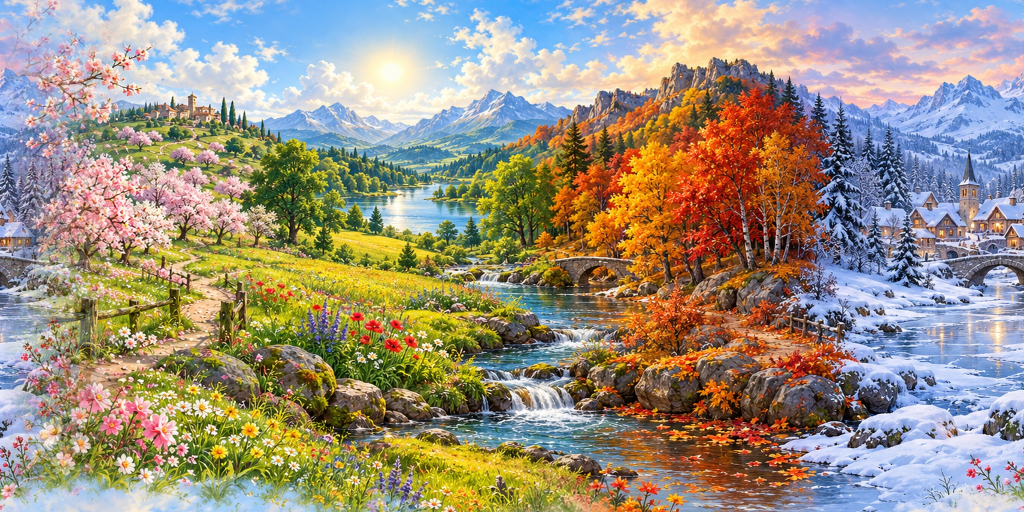
#> input picture boing_twist/images/10_seasons.jpg, 2048 x 1024 px (shown at 1/2 size)
$ python make_image.py ../../boing_twist/images/10_seasons.jpg out.png 100
#> lines starting #> are read from the running program, lines starting #| are printed output that depends on the picture
#!/usr/bin/env python3
# SPDX-License-Identifier: MIT
# Copyright (c) 2026 Chris Collins <chris@hitorro.com>
"""make_image.py - a picture for the AmigaOS 4 builds (a3d_draw.h's
g_image_load): scaled to fill W x H pixels of the drawing (640 x 512 is the
whole screen) and cropped to it, then written as

    "A3IM", width, height (16-bit big-endian), then R G B bytes, rows top
    to bottom

  python3 tools/make_image.py in.png out.img [W H] [options]

  --align top|centre|bottom   which part a crop keeps (default centre)
  --stretch                   resize to exactly W x H without keeping the
                              shape (a top-down playfield painting,
                              squashed into the view's tilt)
  --rows A B                  keep only the source's rows from A to B (fractions
                              of its height) first: a horizon line in the
                              painting moved to its bottom edge
  --vscale F                  squash the height by F (after --rows): more
                              of a panorama's sky in a short strip
  --wrap N                    blend the last N columns into the first, so a
                              panorama joins without a seam
  --fade-top N                the top N rows fade to each row's average
                              colour, so the top row carried on above the
                              picture (g_image_wrap) is a plain sky
  --over FILE X Y W           a picture on a black background laid on top,
                              W wide at X, Y (its black is see-through)
  --shade-bottom N            darken the bottom N rows (under text)
"""
import argparse
from PIL import Image, ImageChops

ap = argparse.ArgumentParser()
ap.add_argument("src")
ap.add_argument("dst")
ap.add_argument("size", nargs="*", type=int)
ap.add_argument("--align", default="centre", choices=["top", "centre", "center", "bottom"])
ap.add_argument("--stretch", action="store_true")
ap.add_argument("--rows", nargs=2, type=float)
ap.add_argument("--vscale", type=float, default=1.0)
ap.add_argument("--wrap", type=int, default=0)
ap.add_argument("--fade-top", type=int, default=0)
ap.add_argument("--over", nargs=4, action="append", default=[])
ap.add_argument("--shade-bottom", type=int, default=0)
a = ap.parse_args()
W, H = (a.size[0], a.size[1]) if len(a.size) >= 2 else (640, 512)

im = Image.open(a.src).convert("RGB")
#> im is the input picture: PIL image 2048x1024 RGB; mean R, G, B 153.9, 144.1, 128.3
if a.rows:
    im = im.crop((0, round(a.rows[0] * im.height), im.width, round(a.rows[1] * im.height)))
if a.vscale != 1.0:
    im = im.resize((im.width, round(im.height * a.vscale)), Image.LANCZOS)
if a.wrap:
    # cross-fade the right edge into the left, then drop the right edge
    n = a.wrap * im.width // W
    left = im.crop((0, 0, n, im.height))
    right = im.crop((im.width - n, 0, im.width, im.height))
    ramp = Image.linear_gradient("L").rotate(90, expand=True).resize((n, im.height))
    im.paste(Image.composite(left, right, ramp), (0, 0))
    im = im.crop((0, 0, im.width - n, im.height))
if a.stretch:
    im = im.resize((W, H), Image.LANCZOS)
scale = max(W / im.width, H / im.height)
#> scale = 0.5
im = im.resize((max(W, round(im.width * scale)), max(H, round(im.height * scale))), Image.LANCZOS)
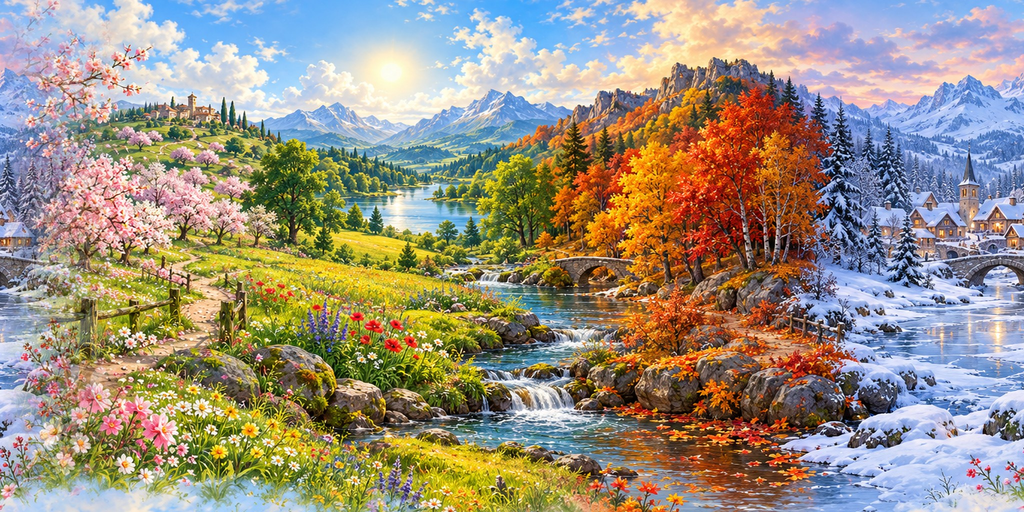
#> im: PIL image 1024x512 RGB; mean R, G, B 153.9, 144.1, 128.3
x0 = (im.width - W) // 2
#> x0 = 192
y0 = {"top": 0, "bottom": im.height - H}.get(a.align, (im.height - H) // 2)
#> y0 = 0
im = im.crop((x0, y0, x0 + W, y0 + H))
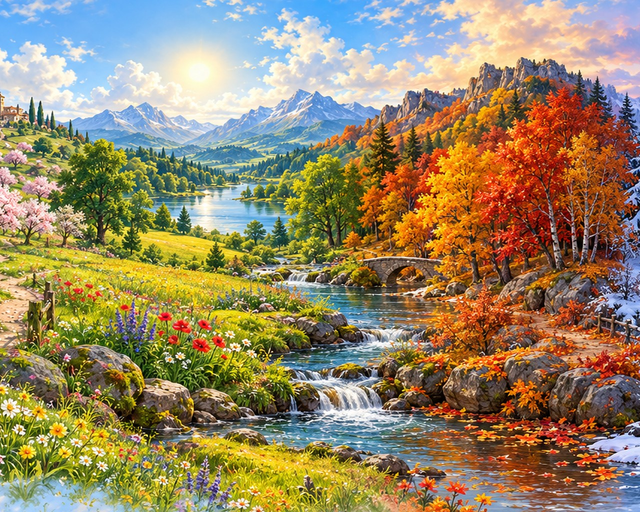
#> im: PIL image 640x512 RGB; mean R, G, B 150.1, 134.7, 102.2

if a.fade_top:
    px = im.load()
    for y in range(min(a.fade_top, H)):
        row = [px[x, y] for x in range(W)]
        avg = tuple(sum(c[i] for c in row) // W for i in range(3))
        t = y / a.fade_top                      # 0 at the top: all average
        for x in range(W):
            px[x, y] = tuple(round(avg[i] * (1 - t) + row[x][i] * t) for i in range(3))

for f, x, y, w in a.over:
    x, y, w = int(x), int(y), int(w)
    ov = Image.open(f).convert("RGB")
    ov = ov.resize((w, round(ov.height * w / ov.width)), Image.LANCZOS)
    # see-through where it is black: alpha from the brightest channel
    alpha = ov.split()[0]
    for c in ov.split()[1:]:
        alpha = ImageChops.lighter(alpha, c)
    alpha = alpha.point(lambda v: min(255, v * 5))
    im.paste(ov, (x, y), alpha)

if a.shade_bottom:
    px = im.load()
    for y in range(H - a.shade_bottom, H):
        k = 1 - 0.7 * (y - (H - a.shade_bottom) + 1) / a.shade_bottom
        for x in range(W):
            px[x, y] = tuple(round(v * k) for v in px[x, y])

with open(a.dst, "wb") as fo:
    fo.write(b"A3IM" + W.to_bytes(2, "big") + H.to_bytes(2, "big") + im.tobytes())
print(f"{a.dst}: {W} x {H} from {a.src}")

$ run again, on boing_twist/images/12_steampunk.jpg
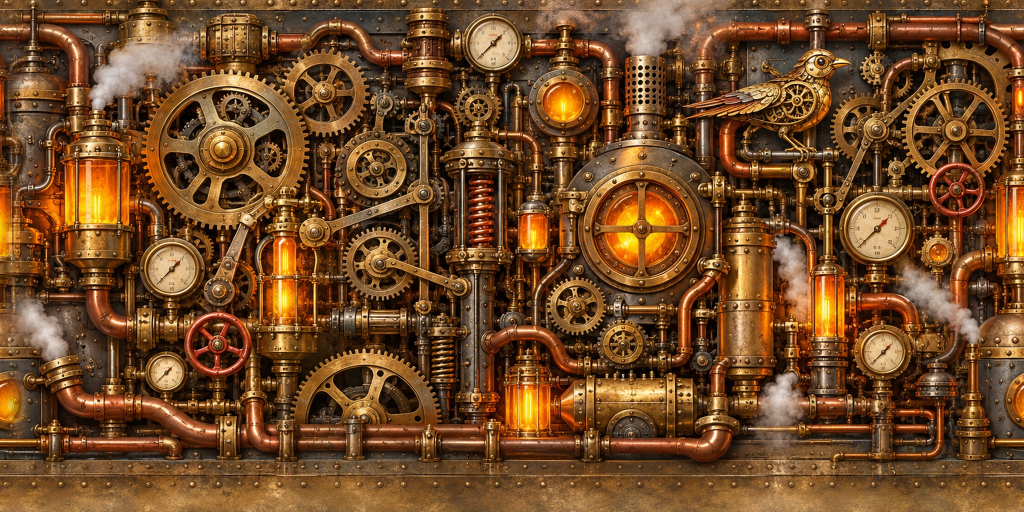
#> input picture boing_twist/images/12_steampunk.jpg, 2048 x 1024 px (shown at 1/2 size)
#> im is the input picture: PIL image 2048x1024 RGB; mean R, G, B 113.6, 73.8, 38.7
#> `im = im.resize((max(W, round(im.width * scale)), max(H, round(im.heigh..`:
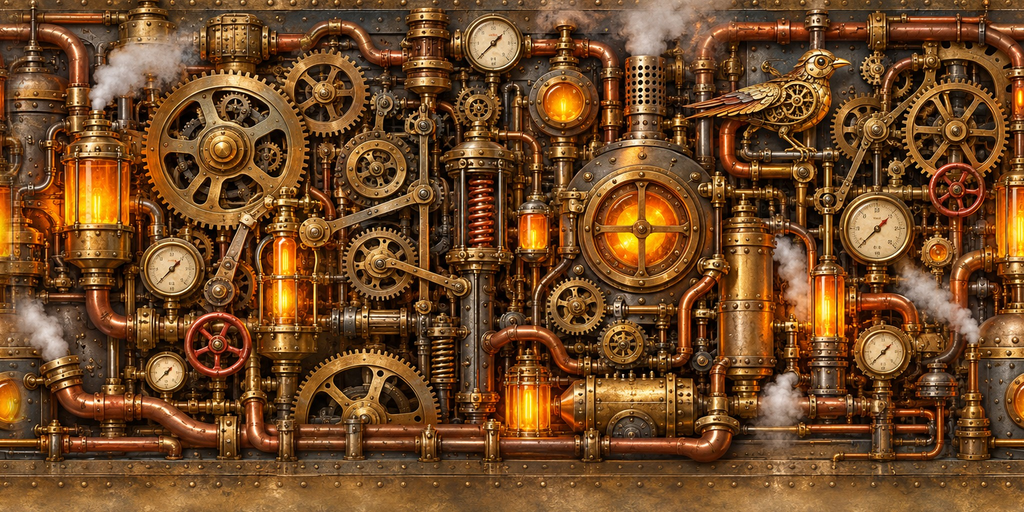
#> im: PIL image 1024x512 RGB; mean R, G, B 113.6, 73.8, 38.8
#> `im = im.crop((x0, y0, x0 + W, y0 + H))`:
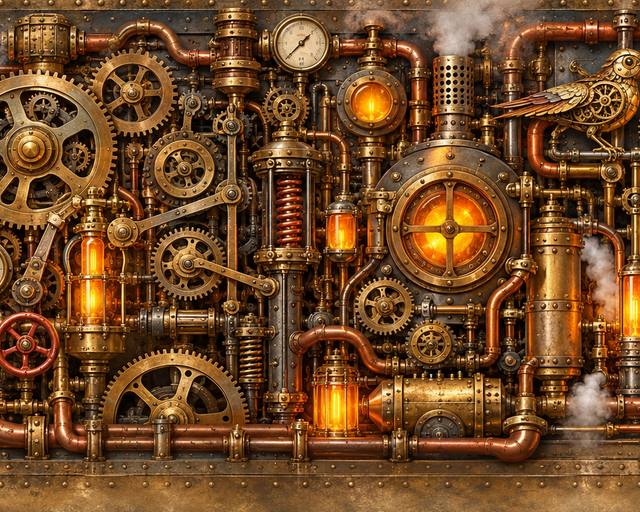
#> im: PIL image 640x512 RGB; mean R, G, B 112.7, 73.4, 38.3

$ run again, on boing_twist/images/13_alienworld.jpg
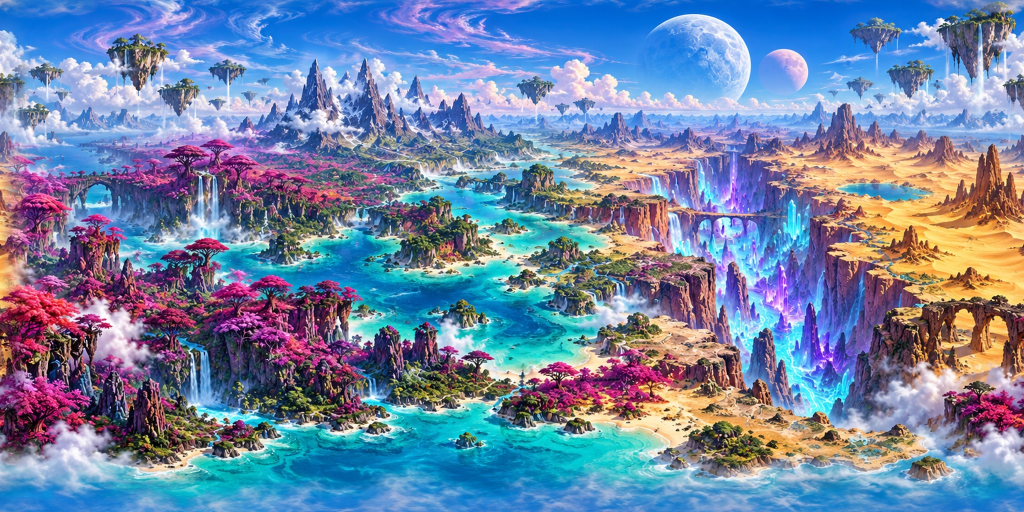
#> input picture boing_twist/images/13_alienworld.jpg, 2048 x 1024 px (shown at 1/2 size)
#> im is the input picture: PIL image 2048x1024 RGB; mean R, G, B 113.5, 132.4, 164.1
#> `im = im.resize((max(W, round(im.width * scale)), max(H, round(im.heigh..`:
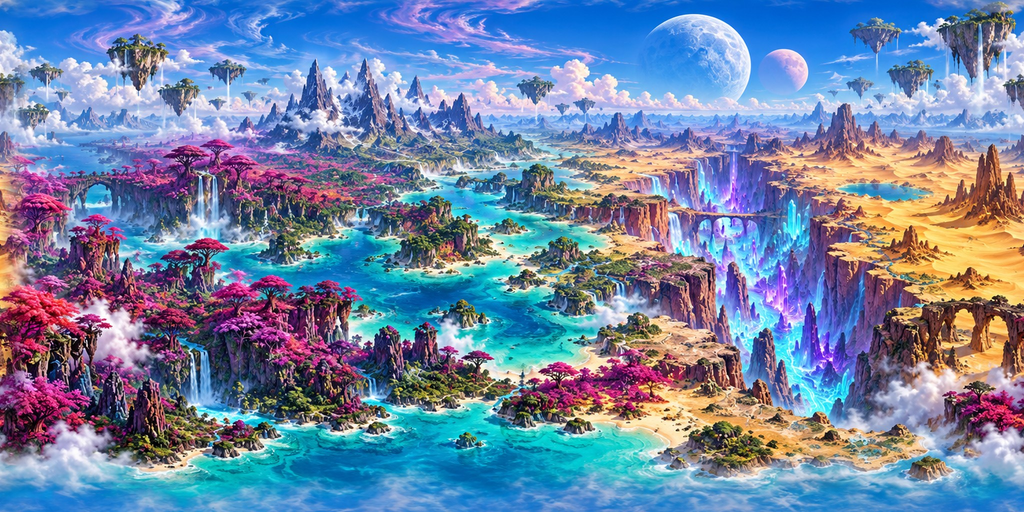
#> im: PIL image 1024x512 RGB; mean R, G, B 113.5, 132.4, 164.1
#> `im = im.crop((x0, y0, x0 + W, y0 + H))`:
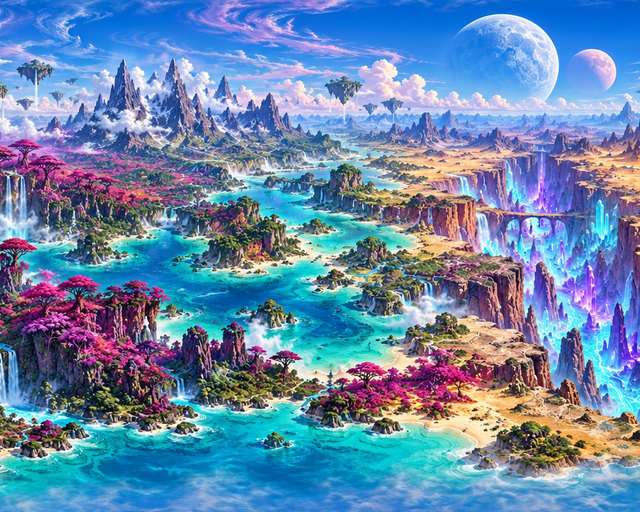
#> im: PIL image 640x512 RGB; mean R, G, B 103.7, 135.8, 171.8

$ run again, on boing_twist/images/14_butterflies.jpg
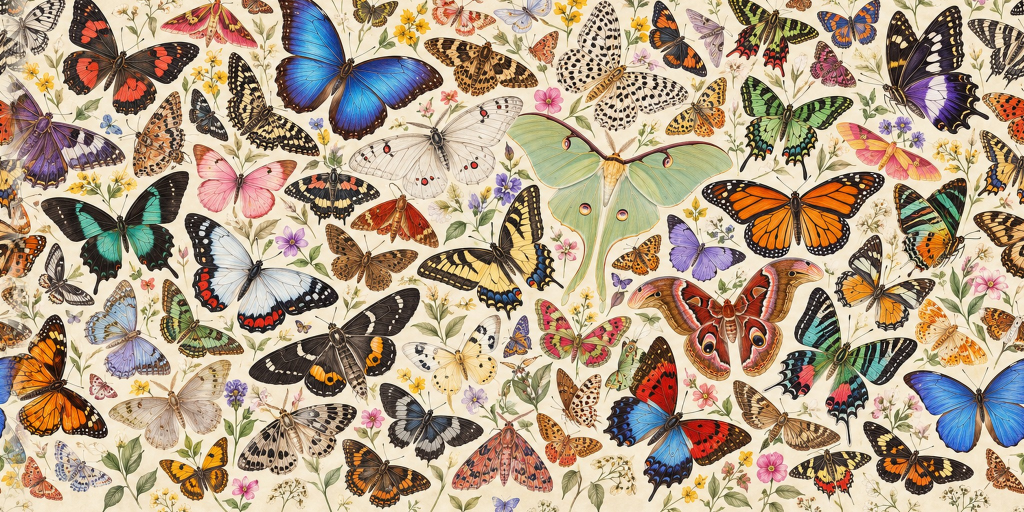
#> input picture boing_twist/images/14_butterflies.jpg, 2048 x 1024 px (shown at 1/2 size)
#> im is the input picture: PIL image 2048x1024 RGB; mean R, G, B 177.9, 157.6, 134.2
#> `im = im.resize((max(W, round(im.width * scale)), max(H, round(im.heigh..`:
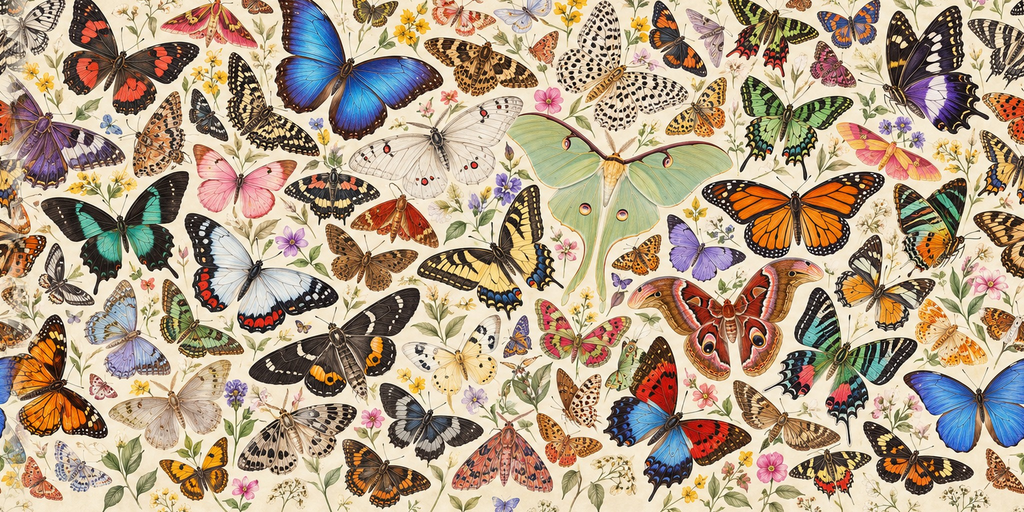
#> im: PIL image 1024x512 RGB; mean R, G, B 177.8, 157.6, 134.2
#> `im = im.crop((x0, y0, x0 + W, y0 + H))`:
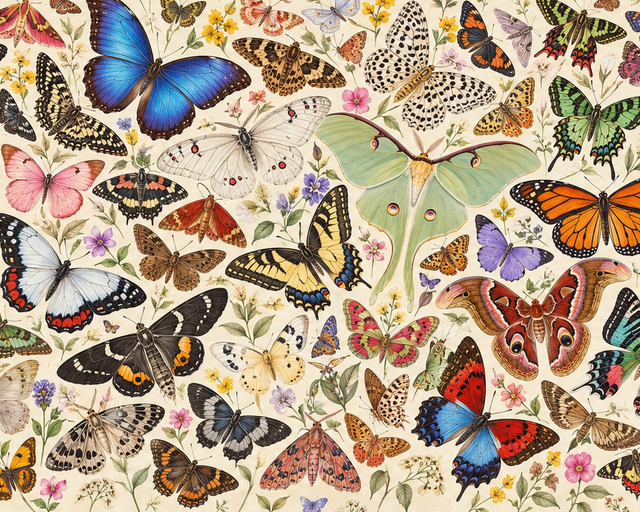
#> im: PIL image 640x512 RGB; mean R, G, B 180.4, 159.7, 135.5
